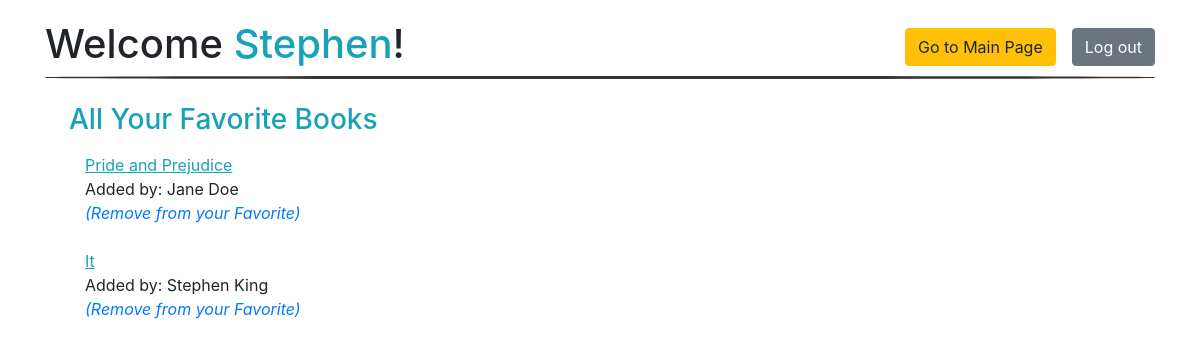
The app's page /profile/2 (signed in) with its own data.
### app_fav/models.py (models this page shows)
class User(models.Model):
    first_name = models.CharField(max_length = 255)
    last_name = models.CharField(max_length = 255)
    email = models.CharField(max_length = 255)
    password = models.CharField(max_length = 20)
    created_at = models.DateTimeField(auto_now_add = True)
    updated_at = models.DateTimeField(auto_now = True)
    objects = UserManager()

class Book(models.Model):
    title = models.CharField(max_length=255)
    desc = models.TextField()
    uploaded_by = models.ForeignKey(User, related_name = "uploaded_books", on_delete = models.CASCADE)
    users_who_like = models.ManyToManyField(User, related_name = 'liked_books')
    created_at = models.DateTimeField(auto_now_add = True)
    updated_at = models.DateTimeField(auto_now = True)
    objects = BookManager()

### app_fav/views.py (the view)
# urls.py: path('profile/<int:id>', views.user_profile),
def user_profile(request, id):
    if 'userid' not in request.session:
        messages.error(request, "Please login before continuing")
        return redirect('/')
    else:
        logged_user = User.objects.get(id = request.session['userid'])
        context = {
            'logged_user' : logged_user,
            'all_fav_books' : logged_user.liked_books.all()
        }
        return render (request, 'profile.html', context)

### app_fav/templates/profile.html (shortened to what this page needs)
<!DOCTYPE html>
<html lang="en">
<head>
    {% load static %}
        <link rel="stylesheet" href="https://maxcdn.bootstrapcdn.com/bootstrap/4.0.0/css/bootstrap.min.css">
        <link rel="stylesheet" href="{% static 'style.css' %}">
</head>
<body>
    <div class="container profilebody">
        <div class="heading">
            <a class = "float-right mt-2 ml-3 btn btn-secondary" href="/logout">Log out</a>
            <a class = "float-right mt-2 btn btn-warning" href="/books">Go to Main Page</a>
            <h1>Welcome <span class="text-info">{{logged_user.first_name}}</span>!</h1>
            <div class="line"></div>
        </div>
        <div class="likes">
            <h3 class="text-info ml-4 mb-3 mt-4">All Your Favorite Books</h3>
            {% for book in all_fav_books %}
            <ul class="mb-4">
                <li><a class = "text-info underlined" href="/books/{{book.id}}">{{book.title}}</a></li>
                <li>Added by: {{ book.uploaded_by.first_name }} {{ book.uploaded_by.last_name }}</li>
                <li><a href="/remove_from_profile/{{book.id}}"><em>(Remove from your Favorite)</em>
                </a></li>
            </ul>
            {% endfor %}
        </div>
    </div>
</body>

### app_fav/static/style.css (style rules this page uses)
.container { margin: auto; }
.profilebody { margin-top: 20px; }
.btn { margin: auto; }
.line { height: 3px; background-color: rgb(56, 52, 52); border-radius: 40%; margin: auto; }
.likes ul li { list-style-type: none; }
.underlined { text-decoration: underline; }

### records on screen
User: first_name "Stephen"
Book: title "Pride and Prejudice", uploaded_by.first_name "Jane", uploaded_by.last_name "Doe"
Book: title "It", uploaded_by.first_name "Stephen", uploaded_by.last_name "King"
